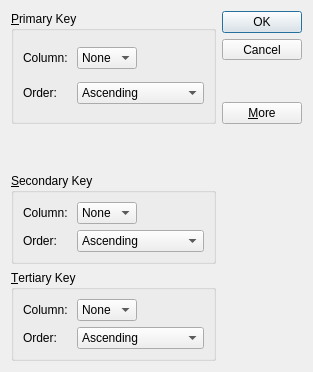
<?xml version="1.0" encoding="UTF-8"?>
<ui version="4.0">
 <class>SortDialog</class>
 <widget class="QDialog" name="SortDialog">
  <property name="geometry">
   <rect>
    <x>0</x>
    <y>0</y>
    <width>313</width>
    <height>372</height>
   </rect>
  </property>
  <property name="windowTitle">
   <string>Sort</string>
  </property>
  <layout class="QGridLayout" name="gridLayout_4">
   <item row="0" column="0">
    <widget class="QGroupBox" name="groupBoxPrimaryKey">
     <property name="title">
      <string>&amp;Primary Key</string>
     </property>
     <layout class="QGridLayout" name="gridLayout">
      <item row="0" column="0">
       <widget class="QLabel" name="labelPrimaryColumn">
        <property name="text">
         <string>Column: </string>
        </property>
       </widget>
      </item>
      <item row="0" column="1">
       <layout class="QHBoxLayout" name="horizontalLayout">
        <item>
         <widget class="QComboBox" name="comboBoxPrimaryColumn">
          <item>
           <property name="text">
            <string>None</string>
           </property>
          </item>
         </widget>
        </item>
        <item>
         <spacer name="horizontalSpacer">
          <property name="orientation">
           <enum>Qt::Horizontal</enum>
          </property>
          <property name="sizeHint" stdset="0">
           <size>
            <width>48</width>
            <height>20</height>
           </size>
          </property>
         </spacer>
        </item>
       </layout>
      </item>
      <item row="1" column="0">
       <widget class="QLabel" name="labelPrimaryOrder">
        <property name="text">
         <string>Order:</string>
        </property>
       </widget>
      </item>
      <item row="1" column="1">
       <widget class="QComboBox" name="comboBoxPrimaryOrder">
        <item>
         <property name="text">
          <string>Ascending</string>
         </property>
        </item>
        <item>
         <property name="text">
          <string>Descending</string>
         </property>
        </item>
       </widget>
      </item>
     </layout>
    </widget>
   </item>
   <item row="0" column="1">
    <layout class="QVBoxLayout" name="verticalLayout">
     <item>
      <widget class="QPushButton" name="pushButtonOK">
       <property name="text">
        <string>OK</string>
       </property>
       <property name="default">
        <bool>true</bool>
       </property>
      </widget>
     </item>
     <item>
      <widget class="QToolButton" name="toolButtonCancel">
       <property name="sizePolicy">
        <sizepolicy hsizetype="Preferred" vsizetype="Preferred">
         <horstretch>0</horstretch>
         <verstretch>0</verstretch>
        </sizepolicy>
       </property>
       <property name="text">
        <string>Cancel</string>
       </property>
      </widget>
     </item>
     <item>
      <spacer name="verticalSpacer">
       <property name="orientation">
        <enum>Qt::Vertical</enum>
       </property>
       <property name="sizeHint" stdset="0">
        <size>
         <width>20</width>
         <height>40</height>
        </size>
       </property>
      </spacer>
     </item>
     <item>
      <widget class="QPushButton" name="pushButtonMore">
       <property name="text">
        <string>&amp;More</string>
       </property>
       <property name="checkable">
        <bool>true</bool>
       </property>
      </widget>
     </item>
    </layout>
   </item>
   <item row="1" column="0">
    <spacer name="verticalSpacer_4">
     <property name="orientation">
      <enum>Qt::Vertical</enum>
     </property>
     <property name="sizeHint" stdset="0">
      <size>
       <width>20</width>
       <height>46</height>
      </size>
     </property>
    </spacer>
   </item>
   <item row="2" column="0">
    <widget class="QGroupBox" name="groupBoxSecondaryKey">
     <property name="title">
      <string>&amp;Secondary Key</string>
     </property>
     <layout class="QGridLayout" name="gridLayout_2">
      <item row="0" column="0">
       <widget class="QLabel" name="labelSecondaryColumn">
        <property name="text">
         <string>Column: </string>
        </property>
       </widget>
      </item>
      <item row="0" column="1">
       <layout class="QHBoxLayout" name="horizontalLayout_2">
        <item>
         <widget class="QComboBox" name="comboBoxSecondaryColumn">
          <item>
           <property name="text">
            <string>None</string>
           </property>
          </item>
         </widget>
        </item>
        <item>
         <spacer name="horizontalSpacer_2">
          <property name="orientation">
           <enum>Qt::Horizontal</enum>
          </property>
          <property name="sizeHint" stdset="0">
           <size>
            <width>48</width>
            <height>20</height>
           </size>
          </property>
         </spacer>
        </item>
       </layout>
      </item>
      <item row="1" column="0">
       <widget class="QLabel" name="labelSecondaryOrder">
        <property name="text">
         <string>Order:</string>
        </property>
       </widget>
      </item>
      <item row="1" column="1">
       <widget class="QComboBox" name="comboBoxSecondaryOrder">
        <item>
         <property name="text">
          <string>Ascending</string>
         </property>
        </item>
        <item>
         <property name="text">
          <string>Descending</string>
         </property>
        </item>
       </widget>
      </item>
     </layout>
    </widget>
   </item>
   <item row="3" column="0">
    <widget class="QGroupBox" name="groupBoxTertiaryKey">
     <property name="title">
      <string>&amp;Tertiary Key</string>
     </property>
     <layout class="QGridLayout" name="gridLayout_3">
      <item row="0" column="0">
       <widget class="QLabel" name="labelTertiaryColumn">
        <property name="text">
         <string>Column: </string>
        </property>
       </widget>
      </item>
      <item row="0" column="1">
       <layout class="QHBoxLayout" name="horizontalLayout_3">
        <item>
         <widget class="QComboBox" name="comboBoxTertiaryColumn">
          <item>
           <property name="text">
            <string>None</string>
           </property>
          </item>
         </widget>
        </item>
        <item>
         <spacer name="horizontalSpacer_3">
          <property name="orientation">
           <enum>Qt::Horizontal</enum>
          </property>
          <property name="sizeHint" stdset="0">
           <size>
            <width>48</width>
            <height>20</height>
           </size>
          </property>
         </spacer>
        </item>
       </layout>
      </item>
      <item row="1" column="0">
       <widget class="QLabel" name="labelTertiaryOrder">
        <property name="text">
         <string>Order:</string>
        </property>
       </widget>
      </item>
      <item row="1" column="1">
       <widget class="QComboBox" name="comboBoxTertiaryOrder">
        <item>
         <property name="text">
          <string>Ascending</string>
         </property>
        </item>
        <item>
         <property name="text">
          <string>Descending</string>
         </property>
        </item>
       </widget>
      </item>
     </layout>
    </widget>
   </item>
  </layout>
 </widget>
 <resources/>
 <connections>
  <connection>
   <sender>pushButtonOK</sender>
   <signal>clicked()</signal>
   <receiver>SortDialog</receiver>
   <slot>accept()</slot>
   <hints>
    <hint type="sourcelabel">
     <x>257</x>
     <y>24</y>
    </hint>
    <hint type="destinationlabel">
     <x>254</x>
     <y>131</y>
    </hint>
   </hints>
  </connection>
  <connection>
   <sender>toolButtonCancel</sender>
   <signal>clicked()</signal>
   <receiver>SortDialog</receiver>
   <slot>reject()</slot>
   <hints>
    <hint type="sourcelabel">
     <x>291</x>
     <y>54</y>
    </hint>
    <hint type="destinationlabel">
     <x>286</x>
     <y>161</y>
    </hint>
   </hints>
  </connection>
  <connection>
   <sender>pushButtonMore</sender>
   <signal>toggled(bool)</signal>
   <receiver>groupBoxSecondaryKey</receiver>
   <slot>setVisible(bool)</slot>
   <hints>
    <hint type="sourcelabel">
     <x>277</x>
     <y>89</y>
    </hint>
    <hint type="destinationlabel">
     <x>170</x>
     <y>114</y>
    </hint>
   </hints>
  </connection>
  <connection>
   <sender>pushButtonMore</sender>
   <signal>toggled(bool)</signal>
   <receiver>groupBoxTertiaryKey</receiver>
   <slot>setVisible(bool)</slot>
   <hints>
    <hint type="sourcelabel">
     <x>300</x>
     <y>81</y>
    </hint>
    <hint type="destinationlabel">
     <x>217</x>
     <y>214</y>
    </hint>
   </hints>
  </connection>
 </connections>
</ui>
